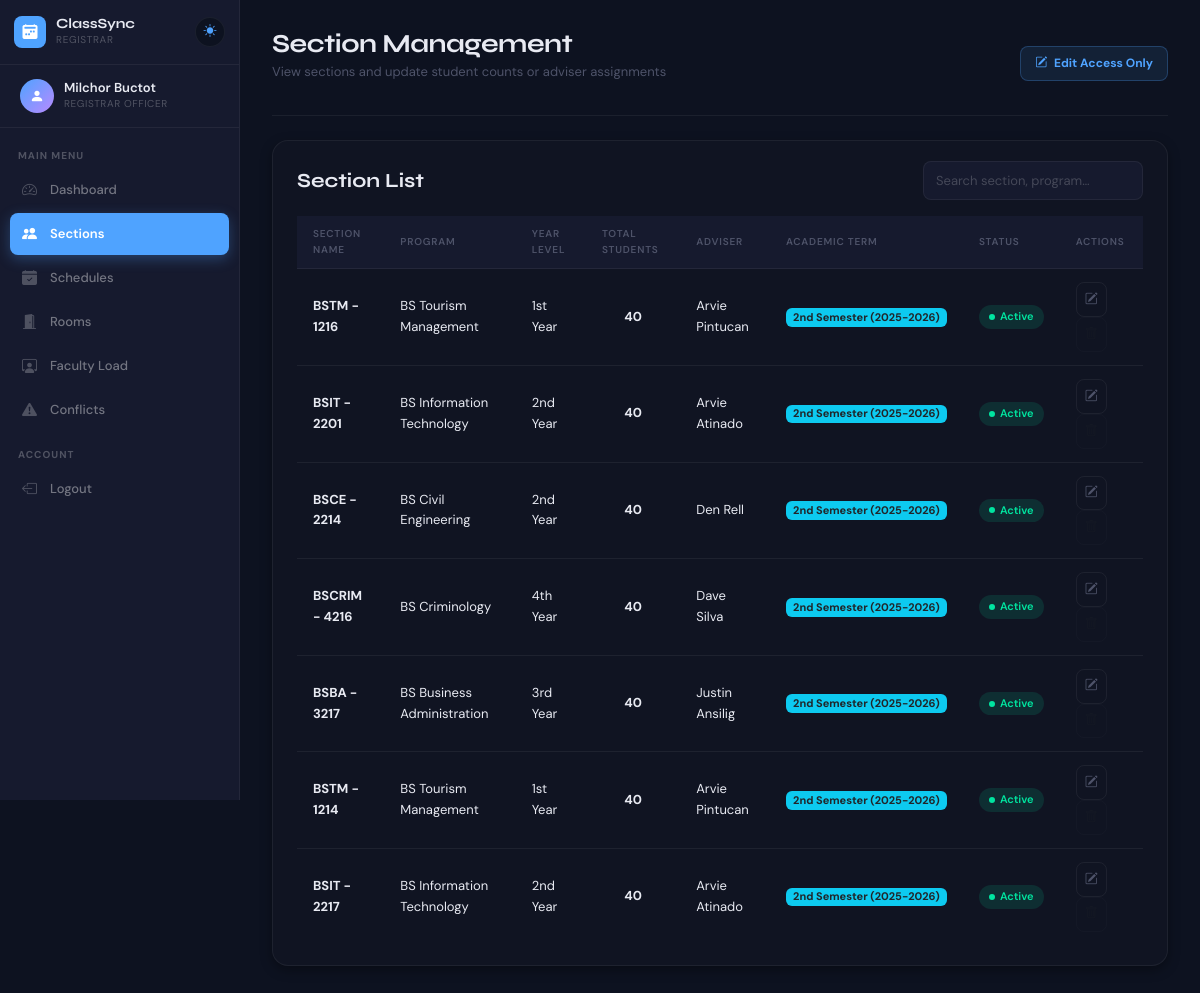
Screenshot of /registrar/sections.php (signed in) with the database file from the repository.
### tables this page shows
CREATE TABLE `sections` (
  `section_id` int(11) NOT NULL,
  `section_name` varchar(50) NOT NULL,
  `program` varchar(100) NOT NULL,
  `year_level` enum('1st Year','2nd Year','3rd Year','4th Year') NOT NULL,
  `total_students` int(11) DEFAULT 0,
  `adviser_id` int(11) DEFAULT NULL,
  `term_id` int(11) DEFAULT NULL,
  `status` enum('Active','Inactive','Archived') DEFAULT 'Active',
  `created_at` timestamp NOT NULL DEFAULT current_timestamp(),
  `updated_at` timestamp NOT NULL DEFAULT current_timestamp() ON UPDATE current_timestamp()
);

CREATE TABLE `academic_terms` (
  `term_id` int(11) NOT NULL,
  `academic_year` varchar(20) NOT NULL,
  `semester` enum('1st Semester','2nd Semester','Summer') NOT NULL,
  `is_active` tinyint(1) DEFAULT 0,
  `created_at` timestamp NOT NULL DEFAULT current_timestamp()
);

### registrar/sections.php (the view, shortened to what this page needs)
<?php
$programNames = [
    'BSIT'   => 'BS Information Technology',
    'BSTM'   => 'BS Tourism Management',
    'BSBA'   => 'BS Business Administration',
    'BSCRIM' => 'BS Criminology',
    'BSCE'   => 'BS Civil Engineering',
];
?>
<?php include '../includes/header.php'; ?>
<?php include 'includes/sidebar.php'; ?>
<div class="main-content">
    <div class="page-header d-flex justify-content-between align-items-center">
        <div>
            <h1>Section Management</h1>
            <p>View sections and update student counts or adviser assignments</p>
        </div>
        <div class="registrar-access-badge">
            <i class="bi bi-pencil-square me-1"></i> Edit Access Only
        </div>
    </div>
    <div class="content-card">
        <div class="d-flex justify-content-between align-items-center mb-3">
            <h5 style="color:var(--text-primary); font-weight:700; margin:0;">Section List</h5>
            <input type="text" id="sectionSearch" class="form-control form-control-sm"
                placeholder="Search section, program…" style="width:220px;"
                oninput="filterSections()">
        </div>
        <div class="table-responsive">
            <table class="custom-table" id="sectionTable">
                <thead>
                    <tr>
                        <th>Section Name</th>
                        <th>Program</th>
                        <th>Year Level</th>
                        <th>Total Students</th>
                        <th>Adviser</th>
                        <th>Academic Term</th>
                        <th>Status</th>
                        <th>Actions</th>
                    </tr>
                </thead>
                <tbody id="sectionTbody">
                    <?php
                    $result = $conn->query("
                        SELECT s.*,
                            CONCAT(f.first_name,' ',f.last_name) AS adviser_name,
                            at.semester AS term_semester,
                            at.academic_year AS term_year
                        FROM sections s
                        LEFT JOIN faculty f ON s.adviser_id = f.faculty_id
                        LEFT JOIN academic_terms at ON s.term_id = at.term_id
                        ORDER BY s.section_id DESC
                    ");
                    if ($result && $result->num_rows > 0):
                        while ($row = $result->fetch_assoc()):
                    ?>
                    <tr>
                        <td><strong><?= htmlspecialchars($row['section_name']) ?></strong></td>
                        <td><?= htmlspecialchars($programNames[$row['program']] ?? $row['program']) ?></td>
                        <td><?= htmlspecialchars($row['year_level']) ?></td>
                        <td style="text-align:center; font-weight:700;"><?= $row['total_students'] ?></td>
                        <td><?= htmlspecialchars($row['adviser_name'] ?? '—') ?></td>
                        <td>
                            <?php if ($row['term_semester'] && $row['term_year']): ?>
                                <span class="badge bg-info text-dark" style="font-size:11px;">
                                    <?= htmlspecialchars($row['term_semester']) ?> (<?= htmlspecialchars($row['term_year']) ?>)
                                </span>
                            <?php else: ?>
                                <span class="text-muted">—</span>
                            <?php endif; ?>
                        </td>
                        <td>
                            <?php if ($row['status'] === 'Active'): ?>
                                <span class="badge-success">Active</span>
                            <?php elseif ($row['status'] === 'Inactive'): ?>
                                <span class="badge-danger">Inactive</span>
                            <?php else: ?>
                                <span class="badge-warning">Archived</span>
                            <?php endif; ?>
                        </td>
                        <td>
                            <button class="btn-icon" title="Edit"
                                onclick='openEditSection(<?= json_encode($row) ?>)'>
                                <i class="bi bi-pencil-square"></i>
                            </button>
                            <button class="btn-icon text-muted" title="Delete (Admin Only)" disabled
                                style="opacity:0.35; cursor:not-allowed;">
                                <i class="bi bi-trash"></i>
                            </button>
                        </td>
                    </tr>
                    <?php endwhile; else: ?>
                    <tr><td colspan="8" class="text-center py-3">No sections found.</td></tr>
                    <?php endif; ?>
                </tbody>
            </table>
        </div>
    </div>
</div>
<?php include '../includes/footer.php'; ?>

### assets/custom.css (style rules this page uses)
:root { --font-display: 'Syne', sans-serif; --font-body: 'DM Sans', sans-serif; --color-bg: #0d1220; --color-surface: #101422; --color-surface2: #161a2e; --color-border: rgba(255,255,255,0.06); --accent: #4fa3ff; --accent-green: #00e5a0; --accent-purple: #b88aff; --success: #00e5a0; --warning: #ffb94a; --danger: #ff5f5f; --info: #4fa3ff; --text-primary: #e8eaf2; --text-secondary: #4e5369; --text-muted: rgba(255,255,255,0.25); --shadow-sm: 0 1px 2px rgba(0,0,0,0.3); --shadow-md: 0 4px 12px rgba(0,0,0,0.35); --shadow-lg: 0 10px 24px rgba(0,0,0,0.4); --shadow-xl: 0 20px 40px rgba(0,0,0,0.5); --r-sm: 4px; --r-md: 8px; --r-lg: 12px; --r-xl: 16px; --r-full: 9999px; }
*, *::before, *::after { margin:0; padding:0; box-sizing:border-box; }
body { font-family: var(--font-body); font-size: 14px; line-height: 1.6; background: var(--color-bg); color: var(--text-primary); display: flex; min-height: 100vh; -webkit-font-smoothing: antialiased; }
h1,h2,h3,h4,h5 { font-family: var(--font-display); line-height: 1.2; }
.main-content { margin-left: 240px; padding: 28px 32px; flex: 1; min-height: 100vh; }
.page-header { margin-bottom: 24px; padding-bottom: 16px; border-bottom: 1px solid var(--color-border); }
.page-header h1 { font-size: 26px; font-weight: 700; color: var(--text-primary); letter-spacing: -0.02em; margin-bottom: 3px; }
.page-header p { font-size: 13px; color: var(--text-secondary); }
.content-card { background: var(--color-surface); border-radius: var(--r-xl); padding: 20px 24px; box-shadow: var(--shadow-md); border: 1px solid var(--color-border); }
.custom-table { width: 100%; border-collapse: collapse; font-size: 13px; }
.custom-table thead th { background: var(--color-surface2); color: var(--text-secondary); font-weight: 600; font-size: 10px; text-transform: uppercase; letter-spacing: 0.08em; padding: 10px 16px; text-align: left; border-bottom: 1px solid var(--color-border); }
.custom-table tbody td { padding: 13px 16px; border-bottom: 1px solid var(--color-border); color: var(--text-primary); vertical-align: middle; }
.custom-table tbody tr:last-child td { border-bottom: none; }
.custom-table tbody tr { transition: background 0.1s; }
.badge-success { display: inline-flex; align-items: center; gap: 5px; background: rgba(0,229,160,0.12); color: var(--success); padding: 3px 10px; border-radius: var(--r-full); font-size: 11px; font-weight: 600; }
.badge-success::before { content:''; width:6px; height:6px; border-radius:50%; background: var(--success); flex-shrink:0; }
.btn-icon { background: transparent; border: 1px solid var(--color-border); padding: 6px 8px; border-radius: var(--r-md); cursor: pointer; color: var(--text-secondary); font-size: 13px; transition: all 0.15s; display: inline-flex; align-items: center; justify-content: center; }
.form-control, .form-select { border: 1px solid var(--color-border); border-radius: var(--r-md); padding: 9px 12px; font-size: 13px; font-family: var(--font-body); color: var(--text-primary); background: var(--color-surface2); transition: border-color 0.15s, box-shadow 0.15s; }
.form-control::placeholder { color: rgba(255,255,255,0.2); }

### registrar/sections.php (style rules this page uses)
.registrar-access-badge { background: rgba(79,163,255,0.1); border: 1px solid rgba(79,163,255,0.25); color: var(--accent); padding: 7px 14px; border-radius: 8px; font-size: 12px; font-weight: 700; }

### rows the page displays
sections: section_name "BSTM - 1216", program "BS Tourism Management", year_level "1st Year", total_students "40", adviser_name "Arvie Pintucan", term.semester "2nd Semester", term.academic_year "2025-2026", status "Active"
sections: section_name "BSIT - 2201", program "BS Information Technology", year_level "2nd Year", total_students "40", adviser_name "Arvie Atinado", term.semester "2nd Semester", term.academic_year "2025-2026", status "Active"
sections: section_name "BSCE - 2214", program "BS Civil Engineering", year_level "2nd Year", total_students "40", adviser_name "Den Rell", term.semester "2nd Semester", term.academic_year "2025-2026", status "Active"
sections: section_name "BSCRIM - 4216", program "BS Criminology", year_level "4th Year", total_students "40", adviser_name "Dave Silva", term.semester "2nd Semester", term.academic_year "2025-2026", status "Active"
sections: section_name "BSBA - 3217", program "BS Business Administration", year_level "3rd Year", total_students "40", adviser_name "Justin Ansilig", term.semester "2nd Semester", term.academic_year "2025-2026", status "Active"
sections: section_name "BSTM - 1214", program "BS Tourism Management", year_level "1st Year", total_students "40", adviser_name "Arvie Pintucan", term.semester "2nd Semester", term.academic_year "2025-2026", status "Active"
sections: section_name "BSIT - 2217", program "BS Information Technology", year_level "2nd Year", total_students "40", adviser_name "Arvie Atinado", term.semester "2nd Semester", term.academic_year "2025-2026", status "Active"

### other values shown
$_SESSION['full_name'] "Milchor Buctot"
